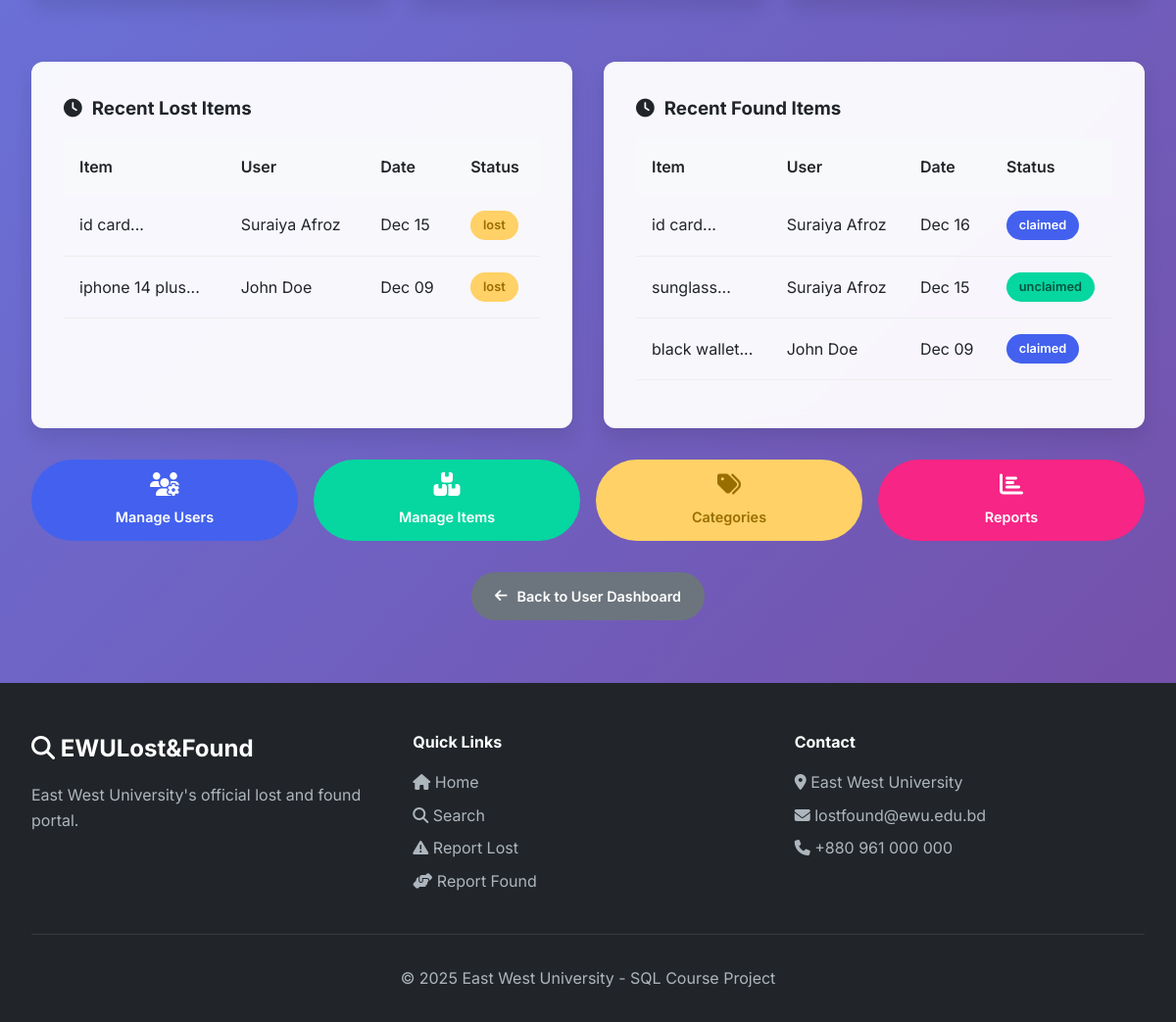
/admin_dashboard.php (signed in, lower part), run on an earlier commit of the app's database.
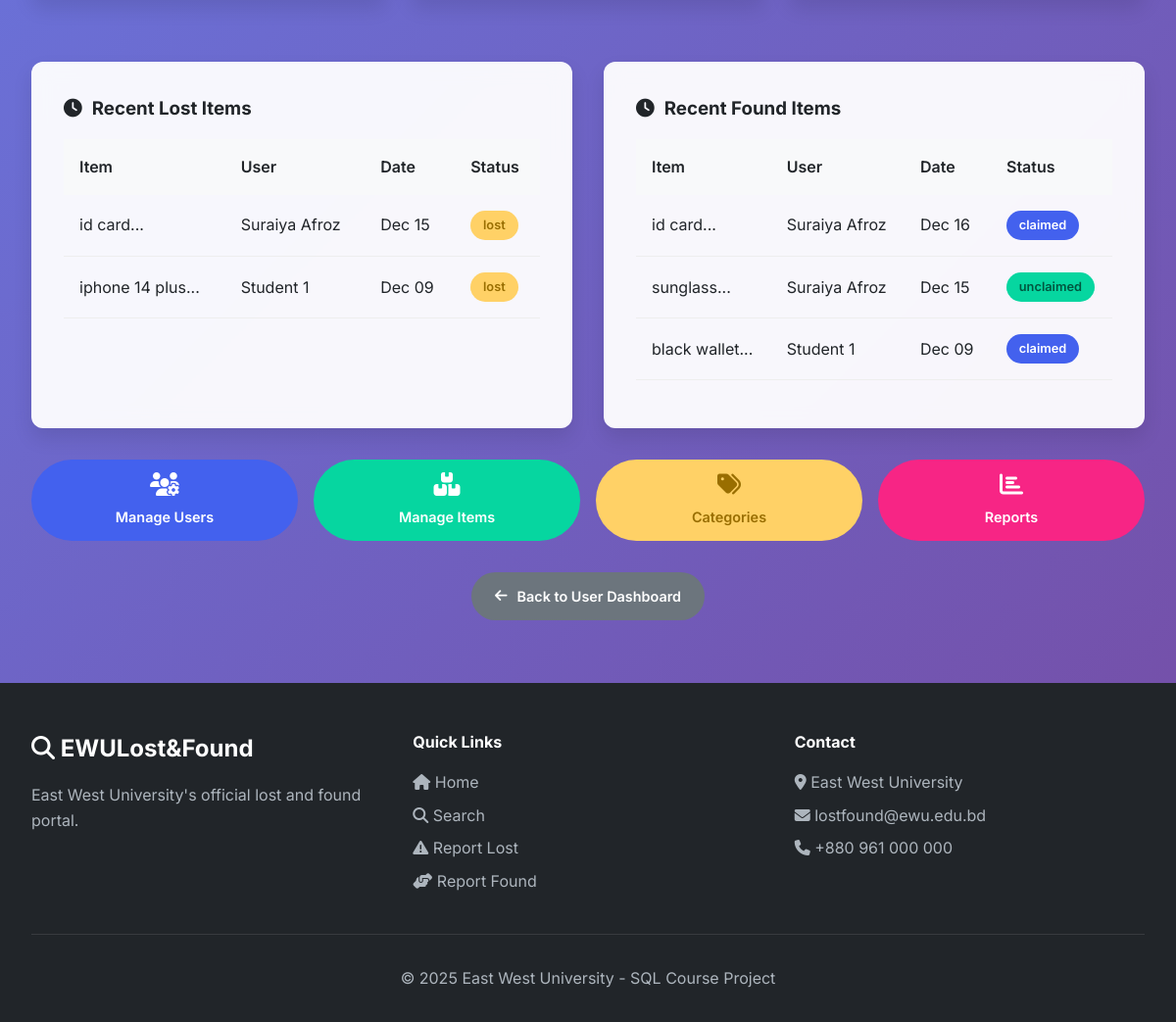
And on a later commit of the database.
### tables this page shows
CREATE TABLE `lost_items` (
  `id` int(11) NOT NULL,
  `item_name` varchar(200) NOT NULL,
  `description` text DEFAULT NULL,
  `category_id` int(11) DEFAULT NULL,
  `lost_date` date NOT NULL,
  `lost_location` varchar(100) DEFAULT NULL,
  `user_id` int(11) DEFAULT NULL,
  `image_path` varchar(255) DEFAULT NULL,
  `status` enum('lost','found') DEFAULT 'lost',
  `created_at` timestamp NOT NULL DEFAULT current_timestamp()
);

CREATE TABLE `users` (
  `id` int(11) NOT NULL,
  `email` varchar(100) NOT NULL,
  `password` varchar(255) NOT NULL,
  `name` varchar(100) DEFAULT NULL,
  `phone` varchar(15) DEFAULT NULL,
  `role` enum('student','admin') DEFAULT 'student',
  `created_at` timestamp NOT NULL DEFAULT current_timestamp()
);

CREATE TABLE `found_items` (
  `id` int(11) NOT NULL,
  `item_name` varchar(200) NOT NULL,
  `description` text DEFAULT NULL,
  `category_id` int(11) DEFAULT NULL,
  `found_date` date NOT NULL,
  `found_location` varchar(100) DEFAULT NULL,
  `user_id` int(11) DEFAULT NULL,
  `image_path` varchar(255) DEFAULT NULL,
  `status` enum('claimed','unclaimed') DEFAULT 'unclaimed',
  `claimed_by` int(11) DEFAULT NULL,
  `claimed_at` timestamp NULL DEFAULT NULL,
  `created_at` timestamp NOT NULL DEFAULT current_timestamp()
);

### admin_dashboard.php (the view, shortened to what this page needs)
<?php
require_once 'config/database.php';
$recent_lost = $conn->query("SELECT li.*, u.name as user_name FROM lost_items li LEFT JOIN users u ON li.user_id = u.id ORDER BY li.created_at DESC LIMIT 5")->fetchAll();
$recent_found = $conn->query("SELECT fi.*, u.name as user_name FROM found_items fi LEFT JOIN users u ON fi.user_id = u.id ORDER BY fi.created_at DESC LIMIT 5")->fetchAll();
?>
<?php include 'includes/header.php'; ?>
<div style="max-width: 1200px; margin: 2rem auto; padding: 0 2rem;">
    <div style="display: grid; grid-template-columns: repeat(auto-fit, minmax(250px, 1fr)); gap: 1.5rem; margin: 2rem 0;">
    </div>
    <div style="display: grid; grid-template-columns: repeat(auto-fit, minmax(500px, 1fr)); gap: 2rem; margin-top: 2rem;">
        <div class="glass-card">
            <h3 style="margin-bottom: 1rem; color: var(--dark); display: flex; align-items: center; gap: 10px;">
                <i class="fas fa-clock"></i> Recent Lost Items
            </h3>
            <?php if(count($recent_lost) > 0): ?>
                <table class="data-table">
                    <thead>
                        <tr>
                            <th>Item</th>
                            <th>User</th>
                            <th>Date</th>
                            <th>Status</th>
                        </tr>
                    </thead>
                    <tbody>
                        <?php foreach($recent_lost as $item): ?>
                        <tr>
                            <td><?php echo htmlspecialchars(substr($item['item_name'], 0, 20)) . '...'; ?></td>
                            <td><?php echo htmlspecialchars($item['user_name']); ?></td>
                            <td><?php echo date('M d', strtotime($item['created_at'])); ?></td>
                            <td>
                                <span class="item-badge badge-lost" style="display: inline-block; position: static; font-size: 0.8rem;">
                                    <?php echo $item['status']; ?>
                                </span>
                            </td>
                        </tr>
                        <?php endforeach; ?>
                    </tbody>
                </table>
            <?php else: ?>
                <p style="color: var(--gray); text-align: center; padding: 2rem;">No recent lost items.</p>
            <?php endif; ?>
        </div>
        <div class="glass-card">
            <h3 style="margin-bottom: 1rem; color: var(--dark); display: flex; align-items: center; gap: 10px;">
                <i class="fas fa-clock"></i> Recent Found Items
            </h3>
            <?php if(count($recent_found) > 0): ?>
                <table class="data-table">
                    <thead>
                        <tr>
                            <th>Item</th>
                            <th>User</th>
                            <th>Date</th>
                            <th>Status</th>
                        </tr>
                    </thead>
                    <tbody>
                        <?php foreach($recent_found as $item): ?>
                        <tr>
                            <td><?php echo htmlspecialchars(substr($item['item_name'], 0, 20)) . '...'; ?></td>
                            <td><?php echo htmlspecialchars($item['user_name']); ?></td>
                            <td><?php echo date('M d', strtotime($item['created_at'])); ?></td>
                            <td>
                                <span class="item-badge <?php echo ($item['status'] == 'claimed') ? 'badge-claimed' : 'badge-found'; ?>"
                                      style="display: inline-block; position: static; font-size: 0.8rem;">
                                    <?php echo $item['status']; ?>
                                </span>
                            </td>
                        </tr>
                        <?php endforeach; ?>
                    </tbody>
                </table>
            <?php else: ?>
                <p style="color: var(--gray); text-align: center; padding: 2rem;">No recent found items.</p>
            <?php endif; ?>
        </div>
    </div>
<div style="display: grid; grid-template-columns: repeat(auto-fit, minmax(200px, 1fr)); gap: 1rem;">
    <a href="manage_users.php" class="btn-modern" style="background: var(--primary); color: white; flex-direction: column; text-align: center;">
        <i class="fas fa-users-cog" style="font-size: 1.5rem;"></i>
        <span>Manage Users</span>
    </a>
    <a href="manage_items.php" class="btn-modern" style="background: var(--success); color: white; flex-direction: column; text-align: center;">
        <i class="fas fa-boxes" style="font-size: 1.5rem;"></i>
        <span>Manage Items</span>
    </a>
    <a href="manage_categories.php" class="btn-modern" style="background: var(--warning); color: #996e00; flex-direction: column; text-align: center;">
        <i class="fas fa-tags" style="font-size: 1.5rem;"></i>
        <span>Categories</span>
    </a>
    <a href="reports.php" class="btn-modern" style="background: #f72585; color: white; flex-direction: column; text-align: center;">
        <i class="fas fa-chart-bar" style="font-size: 1.5rem;"></i>
        <span>Reports</span>
    </a>
</div>
    <div style="text-align: center; margin-top: 2rem;">
        <a href="dashboard.php" class="btn-modern" style="background: var(--gray); color: white;">
            <i class="fas fa-arrow-left"></i> Back to User Dashboard
        </a>
    </div>
</div>
<?php include 'includes/footer.php'; ?>

### includes/header.php (shortened to what this page needs)
<!DOCTYPE html>
<html lang="en">
<head>
    <link rel="stylesheet" href="/ewu-lostfound/assets/css/style.css">
    <link rel="stylesheet" href="https://cdnjs.cloudflare.com/ajax/libs/font-awesome/6.4.0/css/all.min.css">
</head>
<body>

### includes/footer.php (shortened to what this page needs)
<footer class="modern-footer">
    <div class="footer-content">
        <div>
            <div style="font-size: 1.5rem; font-weight: 700; margin-bottom: 1rem; color: white;">
                <i class="fas fa-search"></i> EWULost&Found
            </div>
            <p style="color: #adb5bd; margin-bottom: 1.5rem;">
                East West University's official lost and found portal.
            </p>
        </div>
        <div>
            <h4 style="color: white; margin-bottom: 1rem;">Quick Links</h4>
            <a href="/ewu-lostfound/index.php" style="color: #adb5bd; text-decoration: none; display: block; margin-bottom: 0.5rem;">
                <i class="fas fa-home"></i> Home
            </a>
            <a href="/ewu-lostfound/search.php" style="color: #adb5bd; text-decoration: none; display: block; margin-bottom: 0.5rem;">
                <i class="fas fa-search"></i> Search
            </a>
            <a href="/ewu-lostfound/report_lost.php" style="color: #adb5bd; text-decoration: none; display: block; margin-bottom: 0.5rem;">
                <i class="fas fa-exclamation-triangle"></i> Report Lost
            </a>
            <a href="/ewu-lostfound/report_found.php" style="color: #adb5bd; text-decoration: none; display: block; margin-bottom: 0.5rem;">
                <i class="fas fa-hands-helping"></i> Report Found
            </a>
        </div>
        <div>
            <h4 style="color: white; margin-bottom: 1rem;">Contact</h4>
            <p style="color: #adb5bd; margin-bottom: 0.5rem;">
                <i class="fas fa-map-marker-alt"></i> East West University
            </p>
            <p style="color: #adb5bd; margin-bottom: 0.5rem;">
                <i class="fas fa-envelope"></i> lostfound@ewu.edu.bd
            </p>
            <p style="color: #adb5bd; margin-bottom: 0.5rem;">
                <i class="fas fa-phone"></i> +880 961 000 000
            </p>
        </div>
    </div>
    <div style="text-align: center; color: #adb5bd; margin-top: 2rem; padding-top: 2rem; border-top: 1px solid rgba(255,255,255,0.1);">
        <p>&copy; <?php echo date('Y'); ?> East West University - SQL Course Project</p>
    </div>
</footer>
</body>
</html>

### assets/css/style.css (style rules this page uses)
* { margin: 0; padding: 0; box-sizing: border-box; }
:root { --primary: #4361ee; --secondary: #3a0ca3; --accent: #f72585; --light: #f8f9fa; --dark: #212529; --success: #06d6a0; --warning: #ffd166; --danger: #ef476f; --gray: #6c757d; --shadow: 0 10px 20px rgba(0,0,0,0.1); --radius: 12px; --transition: all 0.3s ease; }
body { font-family: 'Inter', -apple-system, BlinkMacSystemFont, 'Segoe UI', Roboto, sans-serif; background: linear-gradient(135deg, #667eea 0%, #764ba2 100%); min-height: 100vh; color: var(--dark); line-height: 1.6; }
.glass-card { background: rgba(255, 255, 255, 0.95); backdrop-filter: blur(10px); border-radius: var(--radius); padding: 2rem; box-shadow: var(--shadow); border: 1px solid rgba(255, 255, 255, 0.2); margin-bottom: 2rem; }
.item-badge { position: absolute; top: 1rem; right: 1rem; padding: 0.3rem 0.8rem; border-radius: 50px; font-size: 0.8rem; font-weight: 600; }
.badge-lost { background: var(--warning); color: #996e00; }
.badge-found { background: var(--success); color: #00563f; }
.badge-claimed { background: var(--primary); color: white; }
.btn-modern { display: inline-flex; align-items: center; justify-content: center; gap: 10px; padding: 0.8rem 1.5rem; border: none; border-radius: 50px; font-weight: 600; cursor: pointer; transition: var(--transition); text-decoration: none; font-size: 0.9rem; }
.modern-footer { background: var(--dark); color: white; padding: 3rem 2rem 2rem; margin-top: 4rem; }
.footer-content { max-width: 1200px; margin: 0 auto; display: grid; grid-template-columns: repeat(auto-fit, minmax(250px, 1fr)); gap: 2rem; }
.data-table { width: 100%; border-collapse: collapse; margin: 1rem 0; }
.data-table th { background: var(--light); padding: 1rem; text-align: left; font-weight: 600; color: var(--dark); }
.data-table td { padding: 1rem; border-bottom: 1px solid #eee; }

What changed in the data, as far as the page shows it:
changed through a linked row, lost_items "iphone 14 plus": user.name "John Doe" → "Student 1"
changed through a linked row, found_items "black wallet": user.name "John Doe" → "Student 1"
